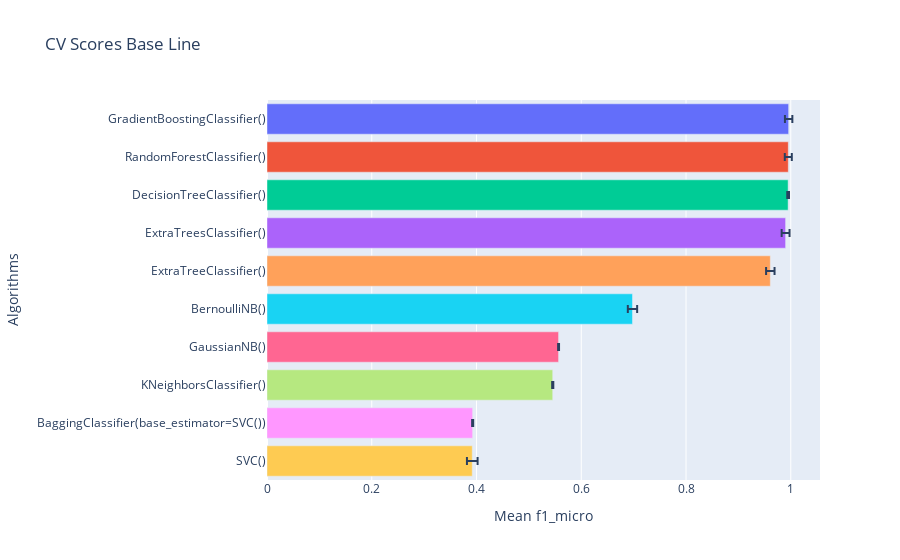

Notebook code cell kept with this figure:
### Code cell
gp.crossval_models(x=x,y=y,folds=scv,estimadores=lista_estimadores,score="f1_micro")

### Figure 1 — Plotly figure (JSON) as saved in the notebook; plotly's stock layout.template omitted (floating-point values rounded to 4 significant figures)
{"data": [{"alignmentgroup": "True", "error_x": {"array": [0.00707]}, "hovertemplate": "Algorithms=%{y}<br>Mean f1_micro=%{x}<extra></extra>", "legendgroup": "GradientBoostingClassifier()", "marker": {"color": "#636efa", "pattern": {"shape": ""}}, "name": "GradientBoostingClassifier()", "offsetgroup": "GradientBoostingClassifier()", "orientation": "h", "showlegend": true, "textposition": "auto", "type": "bar", "x": [0.9959], "xaxis": "x", "y": ["GradientBoostingClassifier()"], "yaxis": "y"}, {"alignmentgroup": "True", "error_x": {"array": [0.006688]}, "hovertemplate": "Algorithms=%{y}<br>Mean f1_micro=%{x}<extra></extra>", "legendgroup": "RandomForestClassifier()", "marker": {"color": "#EF553B", "pattern": {"shape": ""}}, "name": "RandomForestClassifier()", "offsetgroup": "RandomForestClassifier()", "orientation": "h", "showlegend": true, "textposition": "auto", "type": "bar", "x": [0.9953], "xaxis": "x", "y": ["RandomForestClassifier()"], "yaxis": "y"}, {"alignmentgroup": "True", "error_x": {"array": [0.001654]}, "hovertemplate": "Algorithms=%{y}<br>Mean f1_micro=%{x}<extra></extra>", "legendgroup": "DecisionTreeClassifier()", "marker": {"color": "#00cc96", "pattern": {"shape": ""}}, "name": "DecisionTreeClassifier()", "offsetgroup": "DecisionTreeClassifier()", "orientation": "h", "showlegend": true, "textposition": "auto", "type": "bar", "x": [0.995], "xaxis": "x", "y": ["DecisionTreeClassifier()"], "yaxis": "y"}, {"alignmentgroup": "True", "error_x": {"array": [0.007532]}, "hovertemplate": "Algorithms=%{y}<br>Mean f1_micro=%{x}<extra></extra>", "legendgroup": "ExtraTreesClassifier()", "marker": {"color": "#ab63fa", "pattern": {"shape": ""}}, "name": "ExtraTreesClassifier()", "offsetgroup": "ExtraTreesClassifier()", "orientation": "h", "showlegend": true, "textposition": "auto", "type": "bar", "x": [0.9901], "xaxis": "x", "y": ["ExtraTreesClassifier()"], "yaxis": "y"}, {"alignmentgroup": "True", "error_x": {"array": [0.00807]}, "hovertemplate": "Algorithms=%{y}<br>Mean f1_micro=%{x}<extra></extra>", "legendgroup": "ExtraTreeClassifier()", "marker": {"color": "#FFA15A", "pattern": {"shape": ""}}, "name": "ExtraTreeClassifier()", "offsetgroup": "ExtraTreeClassifier()", "orientation": "h", "showlegend": true, "textposition": "auto", "type": "bar", "x": [0.9609], "xaxis": "x", "y": ["ExtraTreeClassifier()"], "yaxis": "y"}, {"alignmentgroup": "True", "error_x": {"array": [0.008902]}, "hovertemplate": "Algorithms=%{y}<br>Mean f1_micro=%{x}<extra></extra>", "legendgroup": "BernoulliNB()", "marker": {"color": "#19d3f3", "pattern": {"shape": ""}}, "name": "BernoulliNB()", "offsetgroup": "BernoulliNB()", "orientation": "h", "showlegend": true, "textposition": "auto", "type": "bar", "x": [0.6978], "xaxis": "x", "y": ["BernoulliNB()"], "yaxis": "y"}, {"alignmentgroup": "True", "error_x": {"array": [0.0008841]}, "hovertemplate": "Algorithms=%{y}<br>Mean f1_micro=%{x}<extra></extra>", "legendgroup": "GaussianNB()", "marker": {"color": "#FF6692", "pattern": {"shape": ""}}, "name": "GaussianNB()", "offsetgroup": "GaussianNB()", "orientation": "h", "showlegend": true, "textposition": "auto", "type": "bar", "x": [0.5567], "xaxis": "x", "y": ["GaussianNB()"], "yaxis": "y"}, {"alignmentgroup": "True", "error_x": {"array": [0.001073]}, "hovertemplate": "Algorithms=%{y}<br>Mean f1_micro=%{x}<extra></extra>", "legendgroup": "KNeighborsClassifier()", "marker": {"color": "#B6E880", "pattern": {"shape": ""}}, "name": "KNeighborsClassifier()", "offsetgroup": "KNeighborsClassifier()", "orientation": "h", "showlegend": true, "textposition": "auto", "type": "bar", "x": [0.5455], "xaxis": "x", "y": ["KNeighborsClassifier()"], "yaxis": "y"}, {"alignmentgroup": "True", "error_x": {"array": [0.0009871]}, "hovertemplate": "Algorithms=%{y}<br>Mean f1_micro=%{x}<extra></extra>", "legendgroup": "BaggingClassifier(base_estimator=SVC())", "marker": {"color": "#FF97FF", "pattern": {"shape": ""}}, "name": "BaggingClassifier(base_estimator=SVC())", "offsetgroup": "BaggingClassifier(base_estimator=SVC())", "orientation": "h", "showlegend": true, "textposition": "auto", "type": "bar", "x": [0.3927], "xaxis": "x", "y": ["BaggingClassifier(base_estimator=SVC())"], "yaxis": "y"}, {"alignmentgroup": "True", "error_x": {"array": [0.01016]}, "hovertemplate": "Algorithms=%{y}<br>Mean f1_micro=%{x}<extra></extra>", "legendgroup": "SVC()", "marker": {"color": "#FECB52", "pattern": {"shape": ""}}, "name": "SVC()", "offsetgroup": "SVC()", "orientation": "h", "showlegend": true, "textposition": "auto", "type": "bar", "x": [0.3919], "xaxis": "x", "y": ["SVC()"], "yaxis": "y"}], "layout": {"barmode": "relative", "legend": {"title": {"text": "Algorithms"}, "tracegroupgap": 0}, "showlegend": false, "title": {"text": "CV Scores Base Line"}, "xaxis": {"anchor": "y", "domain": [0, 1], "title": {"text": "Mean f1_micro"}}, "yaxis": {"anchor": "x", "categoryarray": ["SVC()", "BaggingClassifier(base_estimator=SVC())", "KNeighborsClassifier()", "GaussianNB()", "BernoulliNB()", "ExtraTreeClassifier()", "ExtraTreesClassifier()", "DecisionTreeClassifier()", "RandomForestClassifier()", "GradientBoostingClassifier()"], "categoryorder": "array", "domain": [0, 1], "title": {"text": "Algorithms"}}}}
